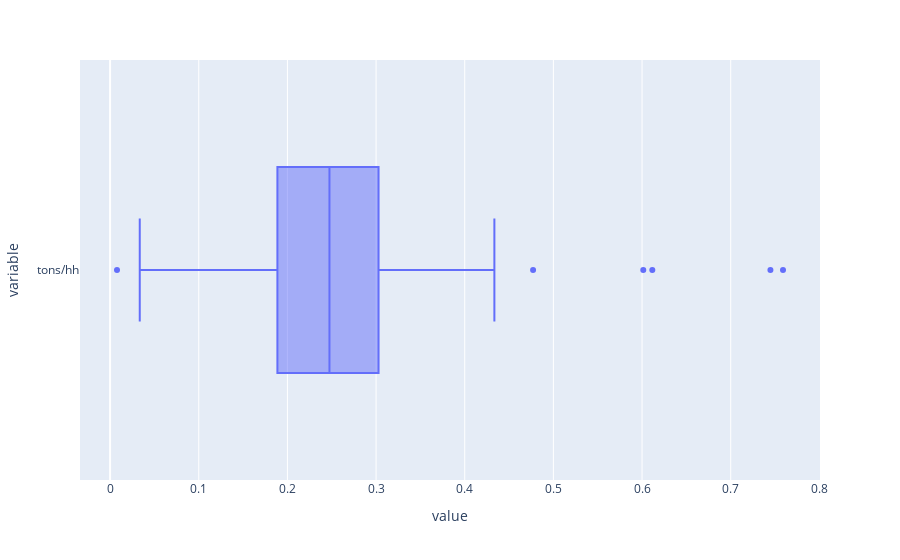

The notebook cell this image was saved under:
### Markdown cell above
The mean tons of recycling collected per household was 0.25. Min tons is 0.078, max is 0.759. Quite a range. Afterlooking at the histogram, it seems that the IQR is most representative of the distribution. It looks like there are 5 outliter above 0.46 tons/hh. I'll confirm through a boxplot.

### Code cell
px.box(recycle19['tons/hh'], orientation='h')

### Figure 1 — Plotly figure (JSON) as saved in the notebook; plotly's stock layout.template omitted (floating-point values rounded to 4 significant figures; data arrays with more than 128 entries replaced by an {"elided": "..."} marker saying what was removed)
{"data": [{"alignmentgroup": "True", "hovertemplate": "value=%{x}<br>variable=%{y}<extra></extra>", "legendgroup": "", "marker": {"color": "#636efa"}, "name": "", "notched": false, "offsetgroup": "", "orientation": "h", "showlegend": false, "type": "box", "x": {"elided": "277 float values"}, "x0": " ", "xaxis": "x", "y": {"elided": "277 str values"}, "y0": " ", "yaxis": "y"}], "layout": {"autosize": true, "boxmode": "group", "legend": {"tracegroupgap": 0}, "margin": {"t": 60}, "xaxis": {"anchor": "y", "autorange": true, "domain": [0, 1], "range": [-0.03394, 0.8007], "title": {"text": "value"}, "type": "linear"}, "yaxis": {"anchor": "x", "autorange": true, "domain": [0, 1], "range": [-0.5, 0.5], "title": {"text": "variable"}, "type": "category"}}}
